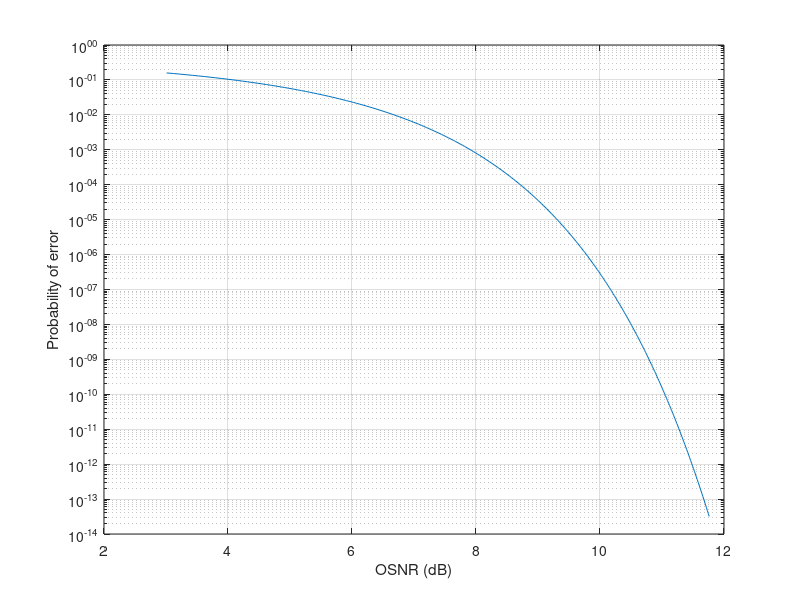
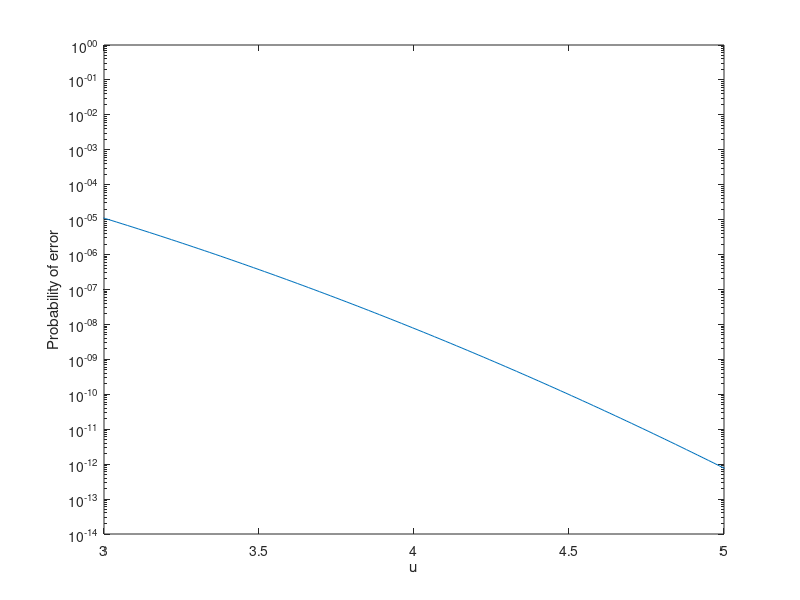

These charts were generated, in order, by the following MATLAB code:
osnr=2:0.05:15;
Pe=0.5*erfc(osnr/(2*sqrt(2)));
osnr_dB=10*log10(osnr);
semilogy(osnr_dB,Pe);
ylabel('Probability of error');
xlabel('OSNR (dB)');
grid on
figure;
u=osnr./(2*sqrt(2));
Pe1=0.5*erfc(u);
semilogy(u,Pe1);
ylabel('Probability of error');
xlabel('u');
xlim([3 5])